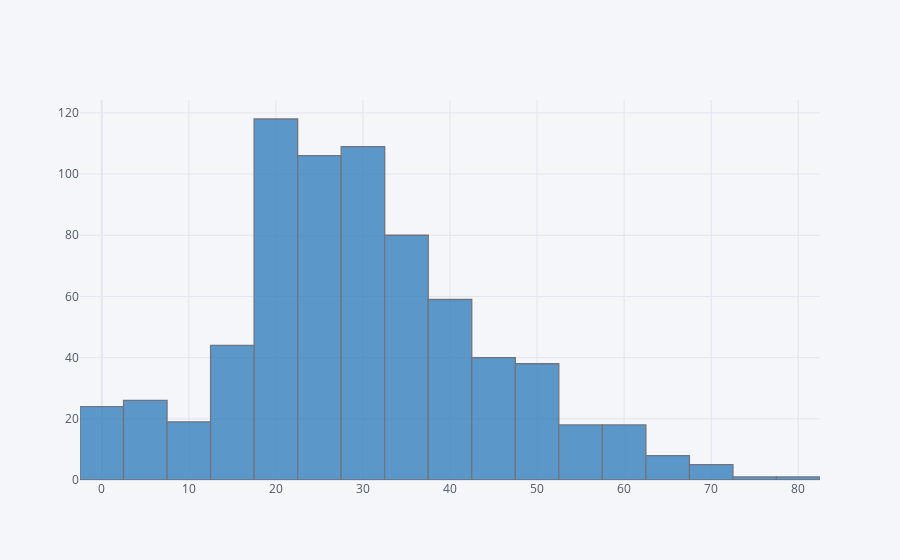

The notebook cell saved with this chart:
### Code cell
train_data['Age'].iplot(kind = 'hist', bins = 30 , color = 'blue')

### Figure 1 — Plotly figure (JSON) as saved in the notebook; plotly's stock layout.template omitted (floating-point values rounded to 4 significant figures; data arrays with more than 128 entries replaced by an {"elided": "..."} marker saying what was removed)
{"data": [{"histfunc": "count", "histnorm": "", "marker": {"color": "rgba(55, 128, 191, 1.0)", "line": {"color": "#4D5663", "width": 1.3}}, "name": "Age", "nbinsx": 30, "opacity": 0.8, "orientation": "v", "type": "histogram", "x": {"elided": "891 float values"}}], "layout": {"barmode": "overlay", "legend": {"bgcolor": "#F5F6F9", "font": {"color": "#4D5663"}}, "paper_bgcolor": "#F5F6F9", "plot_bgcolor": "#F5F6F9", "title": {"font": {"color": "#4D5663"}}, "xaxis": {"gridcolor": "#E1E5ED", "showgrid": true, "tickfont": {"color": "#4D5663"}, "title": {"font": {"color": "#4D5663"}, "text": ""}, "zerolinecolor": "#E1E5ED"}, "yaxis": {"gridcolor": "#E1E5ED", "showgrid": true, "tickfont": {"color": "#4D5663"}, "title": {"font": {"color": "#4D5663"}, "text": ""}, "zerolinecolor": "#E1E5ED"}}}
